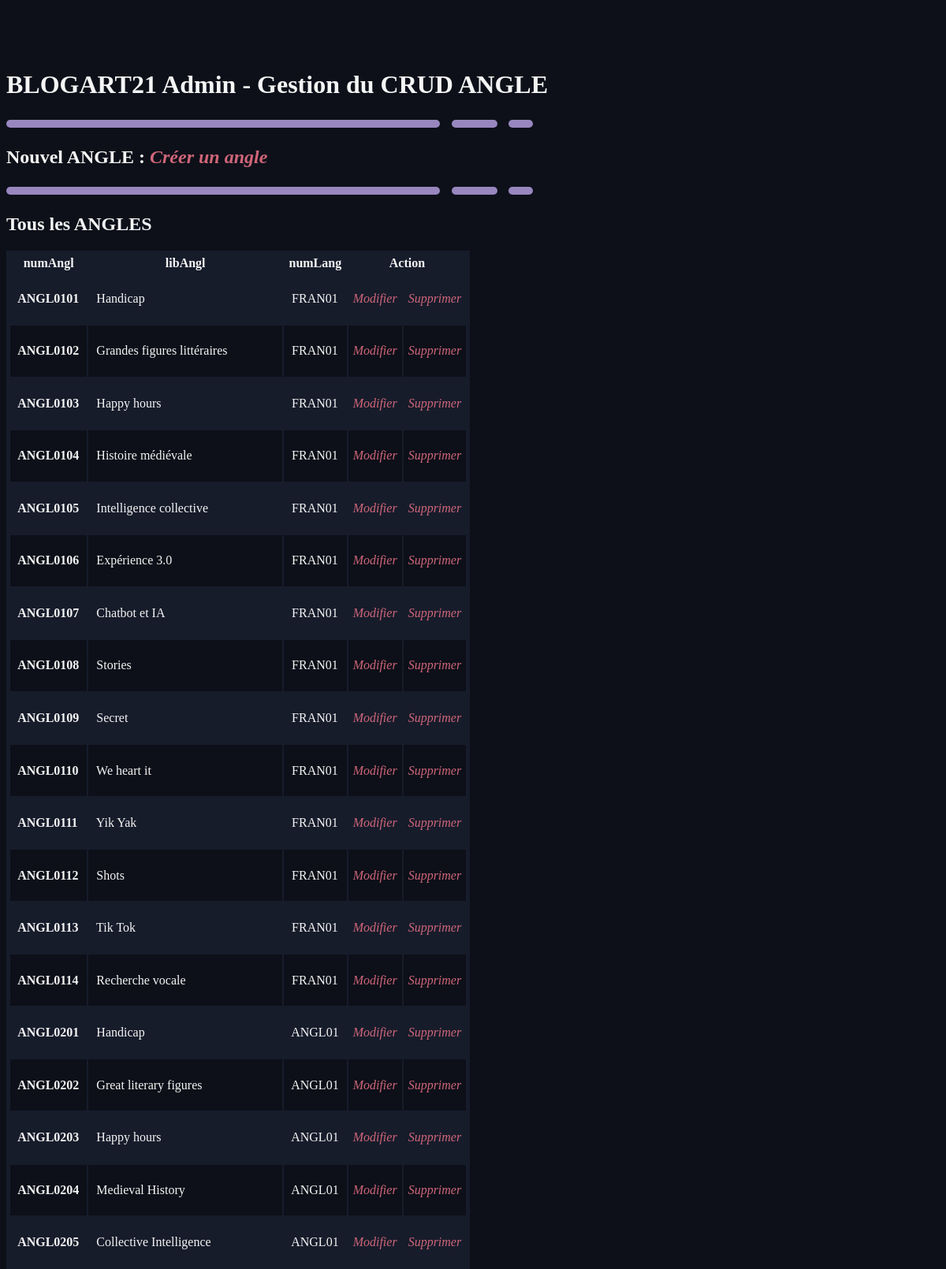
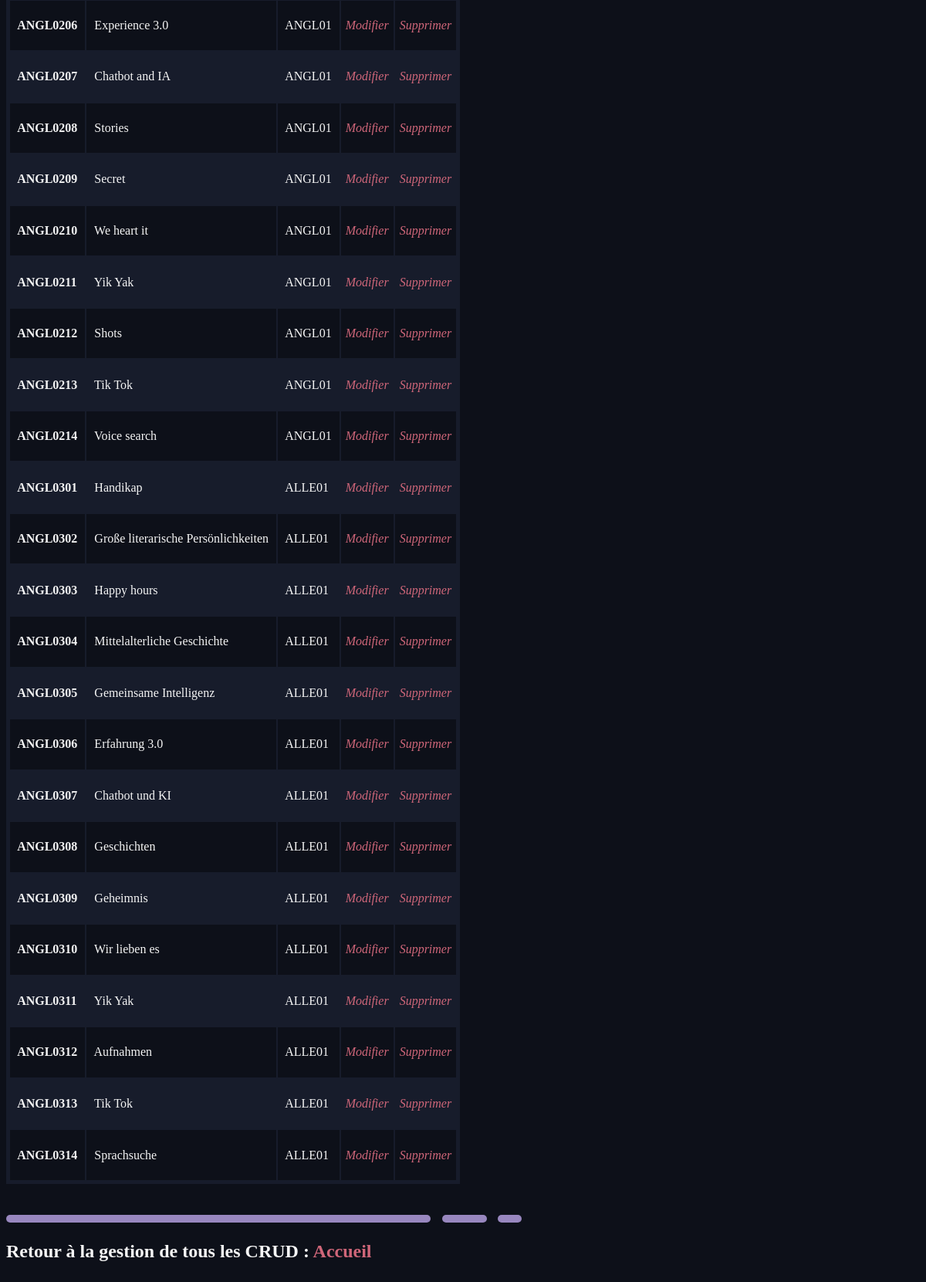
Screenshot of /_site/BACK/angle/angle.php with the database file from the repository (2 pictures, top to bottom).
### tables this page shows
CREATE TABLE `ANGLE` (
  `numAngl` char(8) NOT NULL,
  `libAngl` char(60) DEFAULT NULL,
  `numLang` char(8) NOT NULL
);

### _site/CLASS_CRUD/angle.class.php (called while the page is built, shortened)
<?php
require_once __DIR__ . '../../CONNECT/database.php';
class ANGLE
{
    function get_AllAngle()
    {
        global $db;
        $query = 'SELECT * FROM ANGLE;';
        $result = $db->query($query);
        $allStatuts = $result->fetchAll();
        return ($allStatuts);
    }
}

### _site/back/angle/angle.php (the view, shortened to what this page needs)
<?
require_once __DIR__ . '/../../CLASS_CRUD/angle.class.php';
$monStatutA = new ANGLE;
?>
<!DOCTYPE html>
<html lang="fr">
<head>
    <link href="../css/style.css" rel="stylesheet" type="text/css" />
</head>
<body>
<body>
    <h1>BLOGART21 Admin - Gestion du CRUD ANGLE</h1>
    <img class="soulignage2" src="../../front/assets/icons/soulignage.svg"> <br />
	<h2>Nouvel ANGLE :&nbsp;<a href="./createAngle.php"><i>Créer un angle</i></a></h2>
    <img class="soulignage2" src="../../front/assets/icons/soulignage.svg"> <br />
	<h2>Tous les ANGLES</h2>
	<table border="3" bgcolor="aliceblue">
    <thead>
        <tr>
        <th>&nbsp;numAngl&nbsp;</th>
            <th>&nbsp;libAngl&nbsp;</th>
            <th>&nbsp;numLang&nbsp;</th>
            <th colspan="2">&nbsp;Action&nbsp;</th>
        </tr>
    </thead>
    <tbody>
<?
 $allStatuts = $monStatutA->get_AllAngle();
 foreach($allStatuts as $row) {
?>
        <tr>
		<td><h4>&nbsp; <?= $row["numAngl"]; ?> &nbsp;</h4></td>
        <td>&nbsp; <?php echo $row["libAngl"]; ?> &nbsp;</td>
        <td>&nbsp; <?php echo $row["numLang"]; ?> &nbsp;</td>
		<td>&nbsp;<a href="./updateAngle.php?id=<?=$row["numAngl"]; ?>"><i>Modifier</i></a>&nbsp;
		<br /></td>
		<td>&nbsp;<a href="./deleteAngle.php?id=<?=$row["numAngl"]; ?>"><i>Supprimer</i></a>&nbsp;
		<br /></td>
        </tr>
<?
	}
?>
    </tbody>
    </table>
    <br><br>
<?
require_once __DIR__ . '/footer.php';
?>
</body>
</html>

### _site/back/css/style.css (style rules this page uses)
body { background-color: #0D1019; color: #F5F5F5; padding-top: 60px; padding-bottom: 40px; font-family: Gotham Rounded; }
table { background-color: #171c2b; border-color: rgba(255, 255, 0, 0); border-collapse:inherit; box-shadow: 0; }
a { text-decoration: none; font-family: Gotham Rounded; font-style: normal; color: #CF6679; }
tbody tr:nth-child(odd) { background-color:#171c2b; }
tbody tr:nth-child(even) { background-color:#0D1019; }
td { border-color: #171c2b00; }
th { border-color: #171c2b00; }

### rows the page displays
angle: numAngl "ANGL0101", libAngl "Handicap", numLang "FRAN01"
angle: numAngl "ANGL0102", libAngl "Grandes figures littéraires", numLang "FRAN01"
angle: numAngl "ANGL0103", libAngl "Happy hours", numLang "FRAN01"
angle: numAngl "ANGL0104", libAngl "Histoire médiévale", numLang "FRAN01"
angle: numAngl "ANGL0105", libAngl "Intelligence collective", numLang "FRAN01"
angle: numAngl "ANGL0106", libAngl "Expérience 3.0", numLang "FRAN01"
angle: numAngl "ANGL0107", libAngl "Chatbot et IA", numLang "FRAN01"
angle: numAngl "ANGL0108", libAngl "Stories", numLang "FRAN01"
angle: numAngl "ANGL0109", libAngl "Secret", numLang "FRAN01"
angle: numAngl "ANGL0110", libAngl "We heart it", numLang "FRAN01"
angle: numAngl "ANGL0111", libAngl "Yik Yak", numLang "FRAN01"
angle: numAngl "ANGL0112", libAngl "Shots", numLang "FRAN01"
angle: numAngl "ANGL0113", libAngl "Tik Tok", numLang "FRAN01"
angle: numAngl "ANGL0114", libAngl "Recherche vocale", numLang "FRAN01"
angle: numAngl "ANGL0201", libAngl "Handicap", numLang "ANGL01"
angle: numAngl "ANGL0202", libAngl "Great literary figures", numLang "ANGL01"
angle: numAngl "ANGL0203", libAngl "Happy hours", numLang "ANGL01"
angle: numAngl "ANGL0204", libAngl "Medieval History", numLang "ANGL01"
angle: numAngl "ANGL0205", libAngl "Collective Intelligence", numLang "ANGL01"
angle: numAngl "ANGL0206", libAngl "Experience 3.0", numLang "ANGL01"
angle: numAngl "ANGL0207", libAngl "Chatbot and IA", numLang "ANGL01"
angle: numAngl "ANGL0208", libAngl "Stories", numLang "ANGL01"
angle: numAngl "ANGL0209", libAngl "Secret", numLang "ANGL01"
angle: numAngl "ANGL0210", libAngl "We heart it", numLang "ANGL01"
angle: numAngl "ANGL0211", libAngl "Yik Yak", numLang "ANGL01"
angle: numAngl "ANGL0212", libAngl "Shots", numLang "ANGL01"
angle: numAngl "ANGL0213", libAngl "Tik Tok", numLang "ANGL01"
angle: numAngl "ANGL0214", libAngl "Voice search", numLang "ANGL01"
angle: numAngl "ANGL0301", libAngl "Handikap", numLang "ALLE01"
angle: numAngl "ANGL0302", libAngl "Große literarische Persönlichkeiten", numLang "ALLE01"
angle: numAngl "ANGL0303", libAngl "Happy hours", numLang "ALLE01"
angle: numAngl "ANGL0304", libAngl "Mittelalterliche Geschichte", numLang "ALLE01"
angle: numAngl "ANGL0305", libAngl "Gemeinsame Intelligenz", numLang "ALLE01"
angle: numAngl "ANGL0306", libAngl "Erfahrung 3.0", numLang "ALLE01"
angle: numAngl "ANGL0307", libAngl "Chatbot und KI", numLang "ALLE01"
angle: numAngl "ANGL0308", libAngl "Geschichten", numLang "ALLE01"
angle: numAngl "ANGL0309", libAngl "Geheimnis", numLang "ALLE01"
angle: numAngl "ANGL0310", libAngl "Wir lieben es", numLang "ALLE01"
angle: numAngl "ANGL0311", libAngl "Yik Yak", numLang "ALLE01"
angle: numAngl "ANGL0312", libAngl "Aufnahmen", numLang "ALLE01"
angle: numAngl "ANGL0313", libAngl "Tik Tok", numLang "ALLE01"
angle: numAngl "ANGL0314", libAngl "Sprachsuche", numLang "ALLE01"
